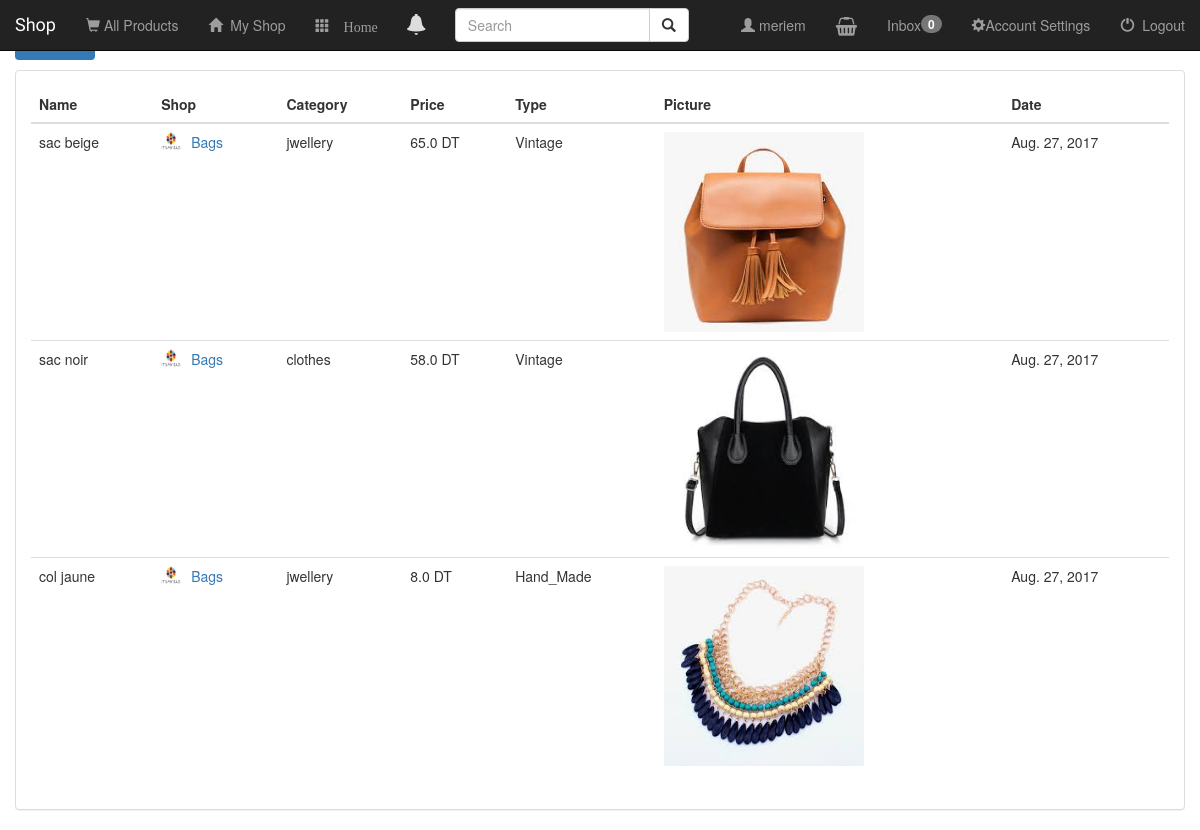
Screenshot of /boutique/product/all/ (signed in) with the database file from the repository.
### project/authentication/models.py (models this page shows, shortened)
@python_2_unicode_compatible
class Profile(models.Model):
    Male = 'Male'
    Female = 'Female'
    user = models.OneToOneField(User)
    location = models.CharField(max_length=50, null=True, blank=True)
    url = models.CharField(max_length=50, null=True, blank=True)
    job_title = models.CharField(max_length=50, null=True, blank=True)
    gender = models.CharField(max_length=15,choices=((Male, 'Male'),(Female, 'Female')))
    age = models.CharField(max_length=10, null=True, blank=True)
    class Meta:
        db_table = 'auth_profile'
    def get_screen_name(self):
        try:
            if self.user.get_full_name():
                return self.user.get_full_name()
            else:
                return self.user.username
        except:
            return self.user.username

### boutique/models.py (models this page shows, shortened)
class Product(models.Model):
    Hand_Made = 'Hand_Made'
    Vintage = 'Vintage'
    Baby = 'Baby'
    Child = 'Child'
    Teenager = 'Teenager'
    Adult = 'Adult'
    Male = 'Male'
    Female = 'Female'
    shop = models.ForeignKey(Shop, on_delete=models.CASCADE)
    product_name = models.CharField(max_length=250)
    product_price = models.FloatField()
    product_logo = models.ImageField(null=True, upload_to=user_directory_path)
    product_pic1 = models.ImageField(null=True, upload_to=user_directory_path)
    product_pic2 = models.ImageField(null=True, upload_to=user_directory_path)
    product_pic3 = models.ImageField(null=True, upload_to=user_directory_path)
    is_activate = models.BooleanField(default=False)
    category = models.ForeignKey(Category, on_delete=models.CASCADE, default=None,
        blank=True)
    product_type = models.CharField(
        max_length=20,
        blank=True,
        choices=(
            (Hand_Made, 'Hand_Made'),
            (Vintage, 'Vintage')
        ),default=None
    )
    gender = models.CharField(
        max_length=15,
        blank=True,
        choices=(
            (Male, 'Male'),
            (Female, 'Female')
        ),default=None
    )
    age = models.CharField(
        max_length=10,
        blank=True,
        choices=(
            (Baby, 'Baby'),
            (Child, 'Child'),
            (Teenager, 'Teenager'),
            (Adult, 'Adult')
        ),default=None
    )
    description = models.TextField(max_length=250, default=None)
    quantite = models.IntegerField(default=None)
    date = models.DateField(auto_now_add=True, null=True)
    tags = models.TextField(max_length=250, blank=True, default=None,null=True)
    is_favorite = models.BooleanField(default=False)
    class Meta:
        ordering = ('-date',)

class Shop(models.Model):
    user = models.ForeignKey(User, default=1)
    username = models.CharField(max_length=250)
    shop_name = models.CharField(max_length=500)
    shop_logo = models.FileField(null=True)
    is_favorite = models.BooleanField(default=False)
    visitors = models.ManyToManyField(User,related_name='user')
    Msg_Parametre = models.TextField(default='Can I help you?')

class Category(models.Model):
    label = models.CharField(
        max_length=250,
        unique=True
    )
    def __str__(self):
        return self.label

### boutique/views.py (the view)
# urls.py: url(r'^product/(?P<filter_by>[a-zA_Z]+)/$', views.products, name='products'),
def products(request, filter_by):
    if not request.user.is_authenticated():
        return render(request, 'boutique/login.html')
    else:
        try:
            product_ids = []
            for shop in Shop.objects.filter(user=request.user):
                for product in shop.product_set.all():
                    product_ids.append(product.pk)
            users_products = Product.objects.filter(pk__in=product_ids)
            if filter_by == 'favorites':
                users_products = users_products.filter(is_favorite=True)
        except Shop.DoesNotExist:
            users_products = []
        return render(request, 'boutique/products.html', {
            'product_list': users_products,
            'filter_by': filter_by,
        })

### boutique/templates/boutique/products.html (shortened to what this page needs)
{% extends 'boutique/base.html' %}
{% block body %}
<div class="container-fluid songs-container">
    <div class="row">
        <div class="col-sm-12">
            <ul class="nav nav-pills" style="margin-bottom: 10px;">
                <li role="presentation" {% if filter_by == 'all' %}class="active"{% endif %}><a href="{% url 'boutique:products' 'all' %}">View All</a></li>
            </ul>
        </div>
    </div>
    <div class="row">
        <div class="col-sm-12">
            <div class="panel panel-default">
                <div class="panel-body">
                    <table class="table">
                        <thead>
                            <tr>
                                <th>Name</th>
                                <th>Shop</th>
                                <th>Category</th>
                                <th>Price</th>
                                <th>Type</th>
                                <th>Picture</th>
                                <th>Date</th>
                            </tr>
                        </thead>
                        <tbody>
                            {% for product in product_list %}
                                <tr>
                                    <td>{{ product.product_name }}</td>
                                    <td>
                                        <a href="{% url 'boutique:detail' product.shop.id %}">
                                            <img src="{{ product.shop.shop_logo.url }}" class="img-responsive" style="width: 20px; height: 20px; float: left; margin-right: 10px;" />
                                        </a>
                                        <a href="{% url 'boutique:detail' product.shop.id %}">{{ product.shop.shop_name }}</a>
                                    </td>
                                    <td>{{ product.category }}</td>
                                    <td>{{ product.product_price }} DT</td>
                                    <td>{{ product.product_type }}</td>
                                    <td><img src="{{ product.product_logo.url }}" style="width:200px; height:200px;" class="img-responsive"></td>
                                    <td>{{ product.date }}</td>
                                </tr>
                            {% endfor %}
                        </tbody>
                    </table>
                </div>
            </div>
        </div>
    </div>
</div>
{% endblock %}

### boutique/templates/boutique/base.html (shortened to what this page needs)
<!DOCTYPE html>
<html lang="en">
<head>
    {% load staticfiles i18n %}
    {% load staticfiles %}
    <link rel="stylesheet" href="https://maxcdn.bootstrapcdn.com/bootstrap/3.3.7/css/bootstrap.min.css">
      <link rel="stylesheet" href="https://maxcdn.bootstrapcdn.com/bootstrap/3.3.7/css/bootstrap.min.css">
    <link rel="stylesheet" href="https://maxcdn.bootstrapcdn.com/bootstrap/3.3.6/css/bootstrap.min.css">
    <link rel="stylesheet" type="text/css" href="{% static 'boutique/style.css' %}"/>
    <link href="{% static 'css/post.css' %}" rel="stylesheet">
    <link rel="stylesheet" href="{% static 'boutique/css/bootstrap-slider.min.css' %}">
    <link href="{% static 'css/notifications.css' %}" rel="stylesheet">
    <link rel="stylesheet" href="https://cdnjs.cloudflare.com/ajax/libs/font-awesome/4.7.0/css/font-awesome.min.css">
</head>
<body>
<nav class="navbar navbar-inverse navbar-fixed-top">
    <div class="container-fluid">
        <div class="navbar-header">
            <a class="navbar-brand" href="{% url 'boutique:filtrer' %}">Shop</a>
        </div>
        <div class="collapse navbar-collapse" id="topNavBar">
            <ul class="nav navbar-nav">
                <li class="{% block produits_active %}{% endblock %}">
                <a href="{% url 'boutique:filtrer' %}"><span class="glyphicon glyphicon-shopping-cart" aria-hidden="true"></span>&nbsp;All Products</a></li>
                <li class="{% block shops_active %}{% endblock %}"><a href="{% url 'boutique:index' %}"><span class="glyphicon glyphicon-home" aria-hidden="true"></span>&nbsp; My Shop</a></li>
                <li><a href="{% url 'home_user' %}"><span class="glyphicon glyphicon-th"> Home</a></li>
                <li>
                {% if user.profile.get_screen_name %}
                  <a href="#" id="notifications" data-container="body" data-toggle="popover" data-placement="bottom" title="Notifications">
                  <span class="glyphicon glyphicon-bell"></span>
                  </a>
                    {% endif %}
                  </li>
            </ul>
                <form class="navbar-form navbar-left" role="search" method="get" action="{{ request.path}}" >
                    <div class="input-group">
                        <input type="text" class="form-control" placeholder="Search" name="search">
                        <div class="input-group-btn">
                            <button class="btn btn-default" type="submit"><i class="glyphicon glyphicon-search"></i></button>
                        </div>
                    </div>
                </form>
            <ul class="nav navbar-nav navbar-right">
                <li>
                {% if user.profile.get_screen_name %}
                  <a href="{% url 'profile' user.username %}"><span class="glyphicon glyphicon-user"></span>  {{ user.profile.get_screen_name }}</a>
                {% endif %}
                </li>
                <li>
                {% if user.profile.get_screen_name %}
                  <a class="dropdown-toggle"  data-toggle="dropdown">
                  <i class="fa fa-shopping-basket fa-lg" aria-hidden="true"></i></a>
                {% endif %}
                  </li>
                 {% if user.profile.get_screen_name %}
                <li><a href="{% url 'inbox' %}"><span class="badge pull-right" id="unread-count">0</span> Inbox</a></li>
                <li>
                  <a href="{% url 'settings' %}"><span class="glyphicon glyphicon-cog"></span>{% trans 'Account Settings' %}</a>
                </li>
                <li>
                    <a href="{% url 'boutique:logout_user' %}">
                        <span class="glyphicon glyphicon-off" aria-hidden="true"></span>&nbsp; Logout
                    </a>
                </li>
                 {% endif %}
            </ul>
        </div>
    </div>
</nav>
{% block body %}
{% endblock %}
</body>
</html>

### boutique/static/boutique/style.css (style rules this page uses)
body { background: white url("images/font.jpg"); background-size: cover; }
.navbar-brand { font-family: 'Satisfy', cursive; }

### notifications/static/css/notifications.css (style rules this page uses)
#notifications { font-size: 1.5em; padding: 13px; color: #dddddd; }

### rows the page displays
Product: product_name "sac beige", shop.shop_logo (picture), shop.shop_name "Bags", category "jwellery", product_price "65.0", product_type "Vintage", product_logo (picture), date "Aug. 27, 2017"
Product: product_name "sac noir", shop.shop_logo (picture), shop.shop_name "Bags", category "clothes", product_price "58.0", product_type "Vintage", product_logo (picture), date "Aug. 27, 2017"
Product: product_name "col jaune", shop.shop_logo (picture), shop.shop_name "Bags", category "jwellery", product_price "8.0", product_type "Hand_Made", product_logo (picture), date "Aug. 27, 2017"

### other values shown
{{ user.profile.get_screen_name }} "meriem"
